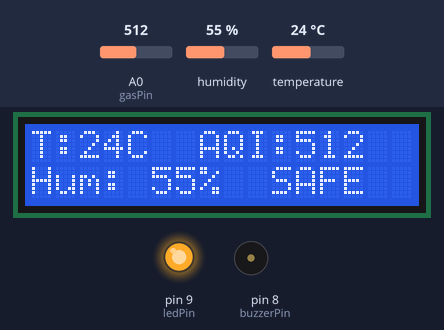
A sketch run on a simulated Arduino Uno, built with avr-gcc and run on an emulated ATmega328P. Shown: 16×2 character LCD, output pins drawn as LEDs (lit = HIGH), buzzer (waves = sounding). Inputs (shaded band) come from the test bench; at power-on: temperature 24 °C, A0 (gasPin) = 512, humidity 55 %.

Above: at 3.2 s.
3.3 s: temperature set to 34 °C
At 6.3 s:
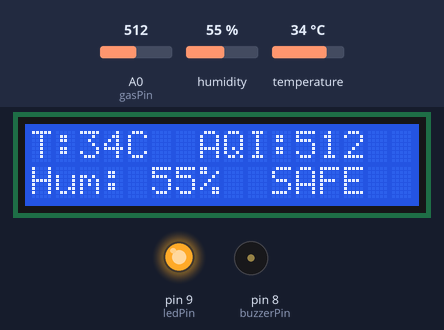
7.7 s: temperature set to 37 °C
At 9.8 s:
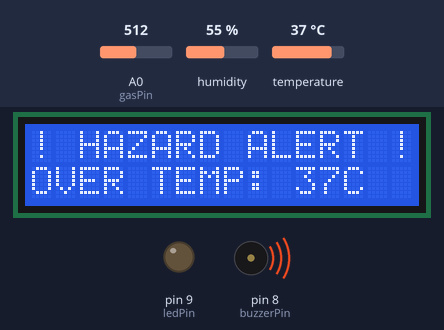
16.2 s: A0 (gasPin) set to 1010
At 20.9 s:
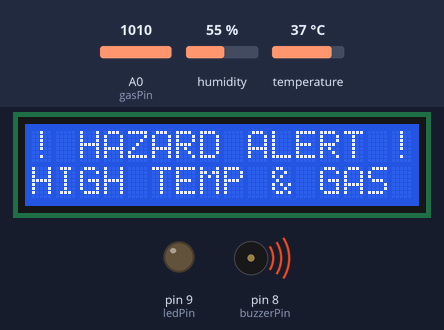
24.4 s: temperature set to 12 °C
At 27.1 s:
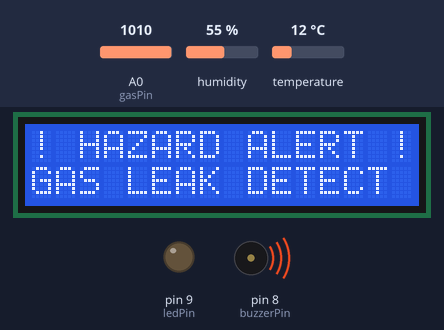
32.9 s: A0 (gasPin) set to 1023
At 40.1 s:
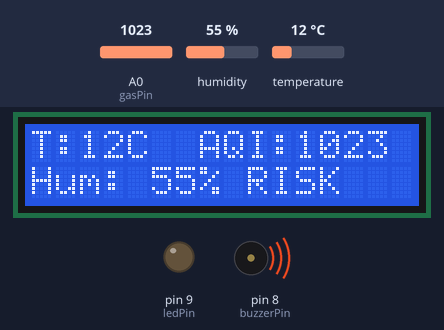
41.2 s: humidity set to 22 %
At 46.3 s:
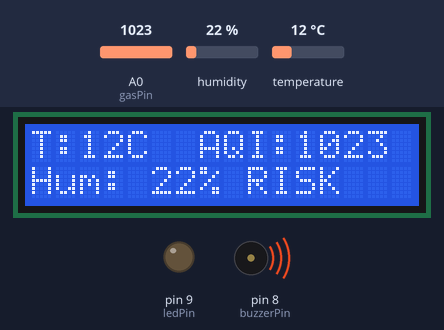
Timing chart, 0 to 47.8 s (numbered marks = the images above; inputs shaded):
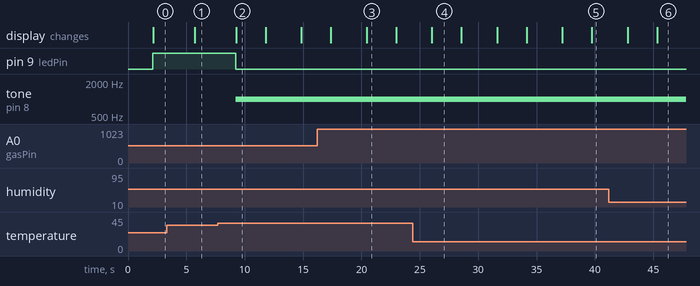

Measured:
- the behaviour switches between 35 and 36 °C on temperature (found by bisection; images 1 and 2)
- after the input at 3.3 s, the display: changes after 2.4 s (image 1)
- after the input at 7.7 s, pin 9 (ledPin): HIGH → LOW after 1.5 s; tone on pin 8 (buzzerPin): silent → 1000 Hz after 1.5 s; the display: changes after 1.6 s (image 2)
- after the input at 16.2 s, the display: first differs from a run without the input after 4.2 s (image 3)
- after the input at 24.4 s, the display: changes after 1.6 s (image 4)
- after the input at 32.9 s, the display: first differs from a run without the input after 6.8 s (image 5)
- after the input at 41.2 s, the display: first differs from a run without the input after 4.1 s (image 6)

The sketch:

IOT_PRO.ino
```cpp
//  MINI WEATHER STATION
// Sensors : DHT11 (temp + humidity, digital) on Pin 7
//           Gas sensor (analog) on A1
// Outputs : 16x2 I2C LCD, Buzzer on Pin 8, Safe-zone LED on Pin 9

#include <Wire.h>               // Needed for I2C communication (LCD talks over I2C)
#include <LiquidCrystal_I2C.h>  // Controls the 16x2 I2C LCD  (print text, set cursor, etc.)
#include <DHT.h>                // Reads the DHT11 temp/humidity sensor


// LCD Setup
LiquidCrystal_I2C lcd(0x27, 16, 2);
// LCD at I2C address 0x27, 16 cols, 2 rows

// DHT11 Setup
#define DHTPIN 7        // DHT11 data pin -> Digital Pin 7
#define DHTTYPE DHT11   // Sensor model (DHT11)
DHT dht(DHTPIN, DHTTYPE); // Creates a "dht" object all readings will be pulled through this object.

// Other Pins
const int gasPin    = A0;  // Gas sensor analog output, the more voltage output the more gas detected
const int buzzerPin = 8;   // Buzzer for hazard alerts
const int ledPin    = 9;   // Safe-zone LED (D9)

// Hazard Thresholds
const float TEMP_THRESHOLD = 35.0;   // °C, any reading above 35 is hazard
const int   GAS_THRESHOLD  = 1000;    // raw analog gas reading, above 400 hazard

void setup() {
  dht.begin();               // Start DHT11

  lcd.init();                // Correct init call for LCD library
  lcd.backlight();           // Turns backlight on for text visibility
  pinMode(buzzerPin, OUTPUT);
  digitalWrite(buzzerPin, LOW);   // Buzzer off initially, sends output signal

  pinMode(ledPin, OUTPUT);
  digitalWrite(ledPin, LOW);      // LED off initially, sends output signal


  lcd.setCursor(0, 0);  // Move cursor to column 0, row 0 (top-left)
  lcd.print(" Weather Station ");
  lcd.setCursor(0, 1);   // Move cursor to column 0, row 1 (bottom row)
  lcd.print(" INITIALIZING...");
  delay(2000);   // Give DHT11 time to stabilize + show splash screen
  lcd.clear();   //clears out lcd
}

void loop() {
  // READ SENSORS
  float tempC = dht.readTemperature();  // °C from DHT11
  float humidity = dht.readHumidity();     // % humidity from DHT11
  int   gasLevel = analogRead(gasPin);     // raw 0–1023 from gas sensor

  // CHECK FOR HAZARDS
  bool isTempHazard = (tempC > TEMP_THRESHOLD); //true if temp is too high
  bool isGasHazard  = (gasLevel > GAS_THRESHOLD); //true if gas is too high

  if (isTempHazard || isGasHazard) {
    // HAZARD STATE
    noTone(buzzerPin);         // Clear any previous buzzer state
    tone(buzzerPin, 1000);     // Sound buzzer at 1000 Hz
    digitalWrite(ledPin, LOW); // Safe LED off during hazard

    // Screen 1: Alert banner
    lcd.clear();
    lcd.setCursor(0, 0);
    lcd.print("! HAZARD ALERT !");
    lcd.setCursor(0, 1);
    digitalWrite(ledPin, LOW);
    if (isTempHazard && isGasHazard) { //figure out which hazard(s) triggered
      lcd.print("HIGH TEMP & GAS"); //both at once
    } else if (isTempHazard) { // temp only
      lcd.print("OVER TEMP: ");
      lcd.print((int)tempC);
      lcd.print("C");
    } else {
      lcd.print("GAS LEAK DETECT"); //gas only
    }
    delay(2500);  // Hold alert screen

    // Screen 2: Live readings + risk label
    lcd.clear();
    lcd.setCursor(0, 0);
    digitalWrite(ledPin, LOW);
    lcd.print("T:");
    lcd.print((int)tempC); //temp reading
    lcd.print("C  AQI:");
    lcd.print(gasLevel); //aqui reading
    lcd.setCursor(0, 1);
    lcd.print("Hum: ");
    lcd.print((int)humidity); //humidity reading
    lcd.print("% RISK");
    delay(3000);  // Hold readings screen for 3 sec

  } else {
    // ----- SAFE STATE -----
    noTone(buzzerPin);           // Make sure buzzer is silent
    digitalWrite(ledPin, HIGH);  // Safe LED on

    lcd.setCursor(0, 0);
    lcd.print("T:");
    lcd.print((int)tempC);
    lcd.print("C  AQI:");
    lcd.print(gasLevel);
    lcd.print("   ");            // Overwrite any leftover longer text from hazard screen
    lcd.setCursor(0, 1);
    lcd.print("Hum: ");
    lcd.print((int)humidity);
    lcd.print("%  SAFE    ");
    delay(3500); //wait 3.5 sec before the next reading
  }
}
```
